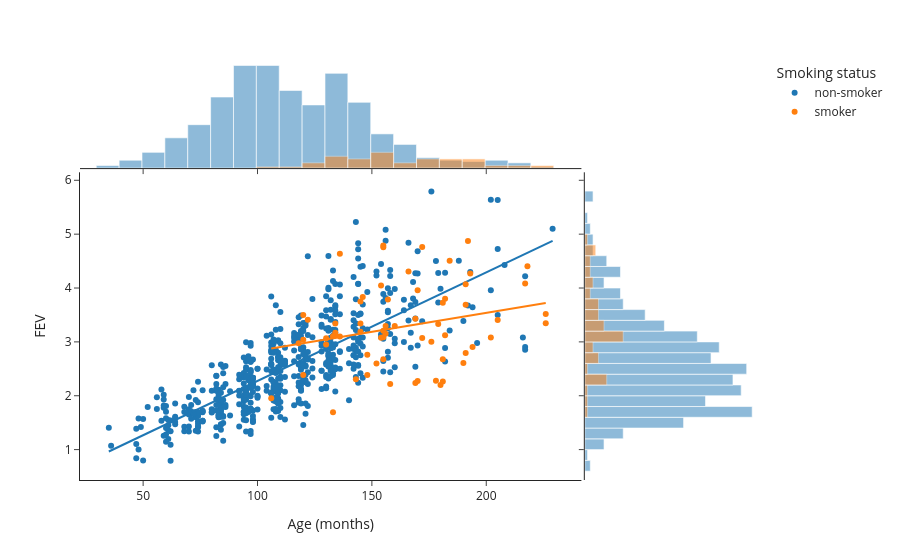

Notebook code cell kept with this figure:
### Markdown cell above
## FEV Data

(You saw this data set in [GSB 518](https://kevin-davisross.quarto.pub/gsb518-notes/hw-09.html#problem-3).) Do non-smokers have better lungs than smokers? One measure of lung function is forced expiratory volume (FEV), the amount of air (in liters) an individual can exhale in the first second of forceful breath. Larger values of FEV are indicative of better functioning lungs. In a study, FEV was measured for a group of 654 subjects, along with whether they smoked and other variables like age (years). [Here is the data.](https://raw.githubusercontent.com/kevindavisross/data301/refs/heads/main/data/FEV.csv)

[This plot](https://drive.google.com/file/d/1dm7U1cpVpHrbNZrBymOdmtkhMX3U7BwU/view?usp=sharing) was made using `plotly`. Use AI to help reproduce it using `plotnine`. Think in terms of the grammar of graphics and the design of the plot and write prompts like "The x-axis is mapped to Age". It might help to [try the two practice activities in Section 3.6.3 first](https://ds-ml-with-python.github.io/Course-Textbook/02-plotnine.html#try-it-out). (Hint: this is really 3 separate plots. Consider using the `patchworklib` package, which you need to install in Colab space first.)

### Code cell
import plotly.express as px
fev = pd.read_csv("https://raw.githubusercontent.com/kevindavisross/data301/refs/heads/main/data/FEV.csv")

px.scatter(fev, x="Age (months)", y="FEV", color="Smoking status",
           marginal_x="histogram", marginal_y="histogram", trendline="ols", template="simple_white")

### Figure 1 — Plotly figure (JSON) as saved in the notebook; plotly's stock layout.template omitted (floating-point values rounded to 4 significant figures; data arrays with more than 128 entries replaced by an {"elided": "..."} marker saying what was removed)
{"data": [{"hovertemplate": "Smoking status=non-smoker<br>Age (months)=%{x}<br>FEV=%{y}<extra></extra>", "legendgroup": "non-smoker", "marker": {"color": "#1F77B4", "symbol": "circle"}, "mode": "markers", "name": "non-smoker", "orientation": "v", "showlegend": true, "type": "scatter", "x": {"elided": "589 int values"}, "xaxis": "x", "y": {"elided": "589 float values"}, "yaxis": "y"}, {"bingroup": "x", "hovertemplate": "Smoking status=non-smoker<br>Age (months)=%{x}<br>count=%{y}<extra></extra>", "legendgroup": "non-smoker", "marker": {"color": "#1F77B4"}, "name": "non-smoker", "opacity": 0.5, "showlegend": false, "type": "histogram", "x": {"elided": "589 int values"}, "xaxis": "x3", "yaxis": "y3"}, {"bingroup": "y", "hovertemplate": "Smoking status=non-smoker<br>FEV=%{y}<br>count=%{x}<extra></extra>", "legendgroup": "non-smoker", "marker": {"color": "#1F77B4"}, "name": "non-smoker", "opacity": 0.5, "showlegend": false, "type": "histogram", "xaxis": "x2", "y": {"elided": "589 float values"}, "yaxis": "y2"}, {"hovertemplate": "<b>OLS trendline</b><br>FEV = 0.0201617 * Age (months) + 0.259462<br>R<sup>2</sup>=0.607979<br><br>Smoking status=non-smoker<br>Age (months)=%{x}<br>FEV=%{y} <b>(trend)</b><extra></extra>", "legendgroup": "non-smoker", "marker": {"color": "#1F77B4", "symbol": "circle"}, "mode": "lines", "name": "non-smoker", "showlegend": false, "type": "scatter", "x": {"elided": "589 int values"}, "xaxis": "x", "y": {"elided": "589 float values"}, "yaxis": "y"}, {"hovertemplate": "Smoking status=smoker<br>Age (months)=%{x}<br>FEV=%{y}<extra></extra>", "legendgroup": "smoker", "marker": {"color": "#FF7F0E", "symbol": "circle"}, "mode": "markers", "name": "smoker", "orientation": "v", "showlegend": true, "type": "scatter", "x": [184, 169, 226, 191, 169, 155, 133, 170, 155, 148, 172, 181, 120, 146, 180, 226, 152, 202, 194, 176, 155, 155, 166, 122, 118, 134, 205, 145, 182, 145, 179, 190, 158, 154, 145, 156, 143, 136, 106, 155, 160, 182, 217, 191, 120, 148, 130, 157, 181, 218, 170, 178, 136, 192, 120, 193, 181, 191, 134, 134, 156, 133, 154, 172, 130], "xaxis": "x", "y": [4.506, 2.236, 3.519, 3.688, 3.428, 3.208, 1.694, 3.957, 4.789, 2.384, 3.074, 2.679, 2.387, 3.835, 2.198, 3.345, 2.599, 3.082, 2.903, 3.004, 4.756, 3.086, 4.309, 3.413, 2.975, 3.169, 3.406, 3.343, 3.122, 3.751, 3.33, 2.608, 2.216, 3.078, 3.186, 3.297, 2.304, 3.102, 1.953, 2.677, 3.297, 3.799, 4.086, 4.07, 3.498, 2.759, 2.953, 3.785, 2.264, 4.404, 2.276, 2.278, 4.637, 4.872, 3.038, 4.27, 3.727, 2.795, 3.12, 3.339, 3.152, 3.104, 4.045, 4.763, 3.069], "yaxis": "y"}, {"bingroup": "x", "hovertemplate": "Smoking status=smoker<br>Age (months)=%{x}<br>count=%{y}<extra></extra>", "legendgroup": "smoker", "marker": {"color": "#FF7F0E"}, "name": "smoker", "opacity": 0.5, "showlegend": false, "type": "histogram", "x": [184, 169, 226, 191, 169, 155, 133, 170, 155, 148, 172, 181, 120, 146, 180, 226, 152, 202, 194, 176, 155, 155, 166, 122, 118, 134, 205, 145, 182, 145, 179, 190, 158, 154, 145, 156, 143, 136, 106, 155, 160, 182, 217, 191, 120, 148, 130, 157, 181, 218, 170, 178, 136, 192, 120, 193, 181, 191, 134, 134, 156, 133, 154, 172, 130], "xaxis": "x3", "yaxis": "y3"}, {"bingroup": "y", "hovertemplate": "Smoking status=smoker<br>FEV=%{y}<br>count=%{x}<extra></extra>", "legendgroup": "smoker", "marker": {"color": "#FF7F0E"}, "name": "smoker", "opacity": 0.5, "showlegend": false, "type": "histogram", "xaxis": "x2", "y": [4.506, 2.236, 3.519, 3.688, 3.428, 3.208, 1.694, 3.957, 4.789, 2.384, 3.074, 2.679, 2.387, 3.835, 2.198, 3.345, 2.599, 3.082, 2.903, 3.004, 4.756, 3.086, 4.309, 3.413, 2.975, 3.169, 3.406, 3.343, 3.122, 3.751, 3.33, 2.608, 2.216, 3.078, 3.186, 3.297, 2.304, 3.102, 1.953, 2.677, 3.297, 3.799, 4.086, 4.07, 3.498, 2.759, 2.953, 3.785, 2.264, 4.404, 2.276, 2.278, 4.637, 4.872, 3.038, 4.27, 3.727, 2.795, 3.12, 3.339, 3.152, 3.104, 4.045, 4.763, 3.069], "yaxis": "y2"}, {"hovertemplate": "<b>OLS trendline</b><br>FEV = 0.00705155 * Age (months) + 2.12952<br>R<sup>2</sup>=0.068649<br><br>Smoking status=smoker<br>Age (months)=%{x}<br>FEV=%{y} <b>(trend)</b><extra></extra>", "legendgroup": "smoker", "marker": {"color": "#FF7F0E", "symbol": "circle"}, "mode": "lines", "name": "smoker", "showlegend": false, "type": "scatter", "x": [106, 118, 120, 120, 120, 122, 130, 130, 133, 133, 134, 134, 134, 136, 136, 143, 145, 145, 145, 146, 148, 148, 152, 154, 154, 155, 155, 155, 155, 155, 156, 156, 157, 158, 160, 166, 169, 169, 170, 170, 172, 172, 176, 178, 179, 180, 181, 181, 181, 182, 182, 184, 190, 191, 191, 191, 192, 193, 194, 202, 205, 217, 218, 226, 226], "xaxis": "x", "y": [2.877, 2.962, 2.976, 2.976, 2.976, 2.99, 3.046, 3.046, 3.067, 3.067, 3.074, 3.074, 3.074, 3.089, 3.089, 3.138, 3.152, 3.152, 3.152, 3.159, 3.173, 3.173, 3.201, 3.215, 3.215, 3.223, 3.223, 3.223, 3.223, 3.223, 3.23, 3.23, 3.237, 3.244, 3.258, 3.3, 3.321, 3.321, 3.328, 3.328, 3.342, 3.342, 3.371, 3.385, 3.392, 3.399, 3.406, 3.406, 3.406, 3.413, 3.413, 3.427, 3.469, 3.476, 3.476, 3.476, 3.483, 3.49, 3.498, 3.554, 3.575, 3.66, 3.667, 3.723, 3.723], "yaxis": "y"}], "layout": {"barmode": "overlay", "legend": {"title": {"text": "Smoking status"}, "tracegroupgap": 0}, "margin": {"t": 60}, "xaxis": {"anchor": "y", "domain": [0, 0.7363], "title": {"text": "Age (months)"}}, "xaxis2": {"anchor": "y2", "domain": [0.7413, 1], "matches": "x2", "showline": false, "showticklabels": false, "ticks": ""}, "xaxis3": {"anchor": "y3", "domain": [0, 0.7363], "matches": "x", "showticklabels": false}, "xaxis4": {"anchor": "y4", "domain": [0.7413, 1], "matches": "x2", "showline": false, "showticklabels": false, "ticks": ""}, "yaxis": {"anchor": "x", "domain": [0, 0.7326], "title": {"text": "FEV"}}, "yaxis2": {"anchor": "x2", "domain": [0, 0.7326], "matches": "y", "showticklabels": false}, "yaxis3": {"anchor": "x3", "domain": [0.7426, 1], "matches": "y3", "showline": false, "showticklabels": false, "ticks": ""}, "yaxis4": {"anchor": "x4", "domain": [0.7426, 1], "matches": "y3", "showline": false, "showticklabels": false, "ticks": ""}}}
